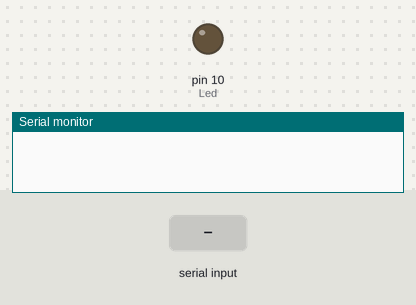
Recording of a sketch running on a simulated Arduino Uno, built with avr-gcc and run on an emulated ATmega328P. Shown: output pins drawn as LEDs (lit = HIGH), the last lines printed to the serial monitor. The test bench sets the inputs (shaded band).

Above: at 1.2 s.
1.3 s: "e" received over Serial
At 2.5 s:
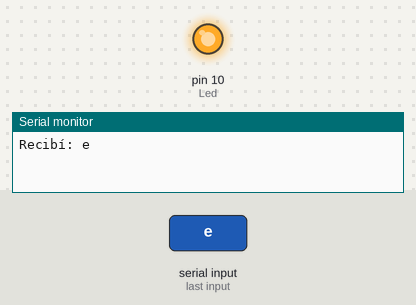
2.8 s: "a" received over Serial
At 3.6 s:
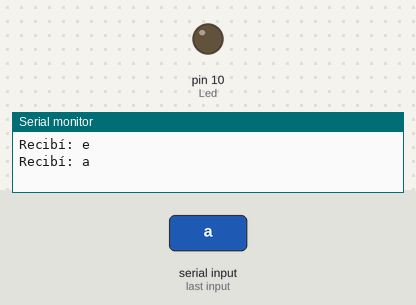
Timing chart, 0 to 5.8 s (numbered marks = the images above; inputs shaded):
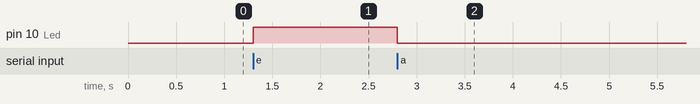

Measured:
- after the input at 1.3 s, pin 10 (Led): LOW → HIGH at once
- after the input at 2.8 s, pin 10 (Led): HIGH → LOW at once

The sketch:

Estrella.ino
```cpp
int Led = 10;

void setup() {
  Serial.begin(9600);   // debe coincidir con el baudrate de pyserial
  pinMode(Led, OUTPUT);  // LED integrado en la mayoría de placas
}

void loop()
{
  if (Serial.available() > 0)
  {
    char dato = Serial.read();   // leer 1 byte
    Serial.print("Recibí: ");
    Serial.println(dato);

    // ejemplo tonto: encender o apagar LED
    if (dato == 'e')
    {
      digitalWrite(Led, HIGH);
    }
    else if (dato == 'a')
    {
      digitalWrite(Led, LOW);
    }
  }
}
```
